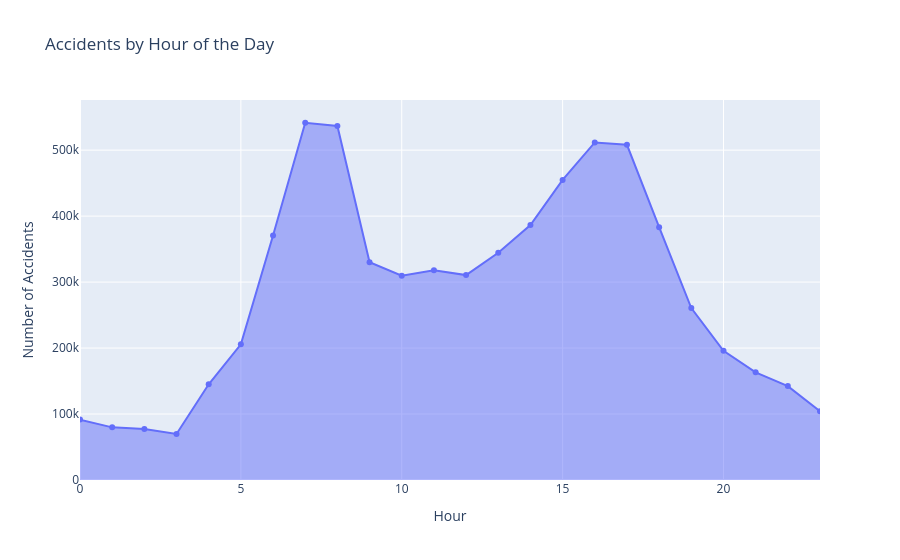

The notebook cell this image was saved under:
### Code cell
# Accidents by Hour
hourly = df_us['Hour'].value_counts().sort_index()
fig3 = go.Figure(data=[
    go.Scatter(
        x=hourly.index,
        y=hourly.values,
        mode='lines+markers',
        fill='tozeroy',
        line=dict(width=2)
    )
])
fig3.update_layout(
    title='Accidents by Hour of the Day',
    xaxis_title='Hour',
    yaxis_title='Number of Accidents',
    hovermode='x unified'
)
fig3.show()

### Figure 1 — Plotly figure (JSON) as saved in the notebook; plotly's stock layout.template omitted (floating-point values rounded to 4 significant figures)
{"data": [{"fill": "tozeroy", "line": {"width": 2}, "mode": "lines+markers", "type": "scatter", "x": [0, 1, 2, 3, 4, 5, 6, 7, 8, 9, 10, 11, 12, 13, 14, 15, 16, 17, 18, 19, 20, 21, 22, 23], "y": [91534, 79769, 77339, 69749, 145079, 205576, 370572, 541504, 536558, 330068, 309665, 317749, 310562, 344466, 386559, 454859, 511641, 508095, 383184, 260561, 195785, 163183, 142293, 104174]}], "layout": {"hovermode": "x unified", "title": {"text": "Accidents by Hour of the Day"}, "xaxis": {"title": {"text": "Hour"}}, "yaxis": {"title": {"text": "Number of Accidents"}}}}
